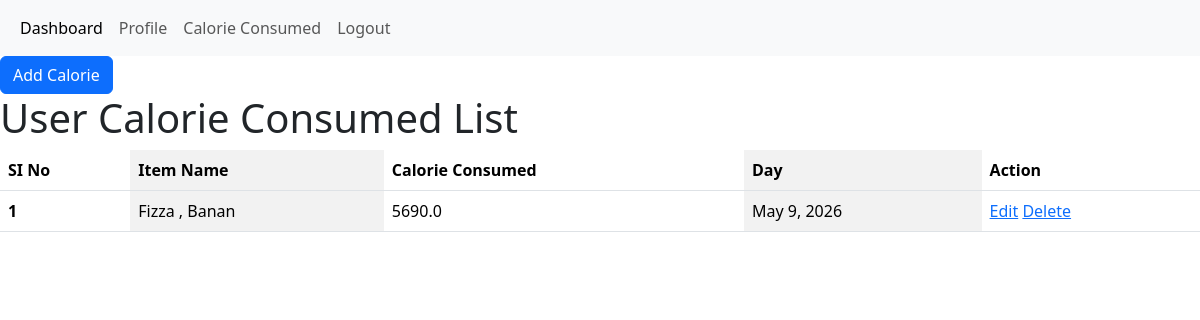
The page /calorie-consume/ (signed in) on the database its author committed.
### CaloryCounter/models.py (models this page shows, shortened)
class CalorieModel(models.Model):
    item_name=models.CharField(max_length=100,null=True)
    Calorie_consumed=models.FloatField(null=True)
    created_at=models.DateField(auto_now_add=True,null=True)
    consumed_by=models.ForeignKey(User,on_delete=models.CASCADE,related_name='user_calorie',null=True)

### CaloryCounter/views.py (the view)
# urls.py: path('calorie-consume/',calorie_consume,name='calorie_consume'),
def calorie_consume(request):
    user_data = CalorieModel.objects.filter(consumed_by=request.user)
    context = {
        'user_data': user_data
    }
    return render(request, 'calorie-consume.html', context)

### CaloryCounter/templates/calorie-consume.html (shortened to what this page needs)
{% extends "master/base.html" %}
{% block content %}
<a href="{% url "add_calorie" %}" class="btn btn-primary "  >Add Calorie</a>
<h1>User Calorie Consumed List</h1>
<table class="table table-striped-columns">
  <thead>
    <tr>
      <th scope="col">SI No</th>
      <th scope="col">Item Name</th>
      <th scope="col">Calorie Consumed</th>
      <th scope="col">Day</th>
      <th scope="col">Action</th>
    </tr>
  </thead>
  <tbody>
    {% for data in user_data %}
    <tr>
      <th scope="row">{{forloop.counter}}</th>
      <td>{{data.item_name}}</td>
      <td>{{data.Calorie_consumed}}</td>
      <td>{{data.created_at}}</td>
      <td><a href="{% url "Update_calorie" data.id %}" >Edit</a>
        <a href="{% url "delete_calorie" data.id %}" >Delete</a>
    </td>
    </tr>
    {% endfor %}
  </tbody>
</table>
{% endblock content %}

### rows shown on the page
CalorieModel: item_name "Fizza , Banan", Calorie_consumed "5690.0", created_at "May 9, 2026"
